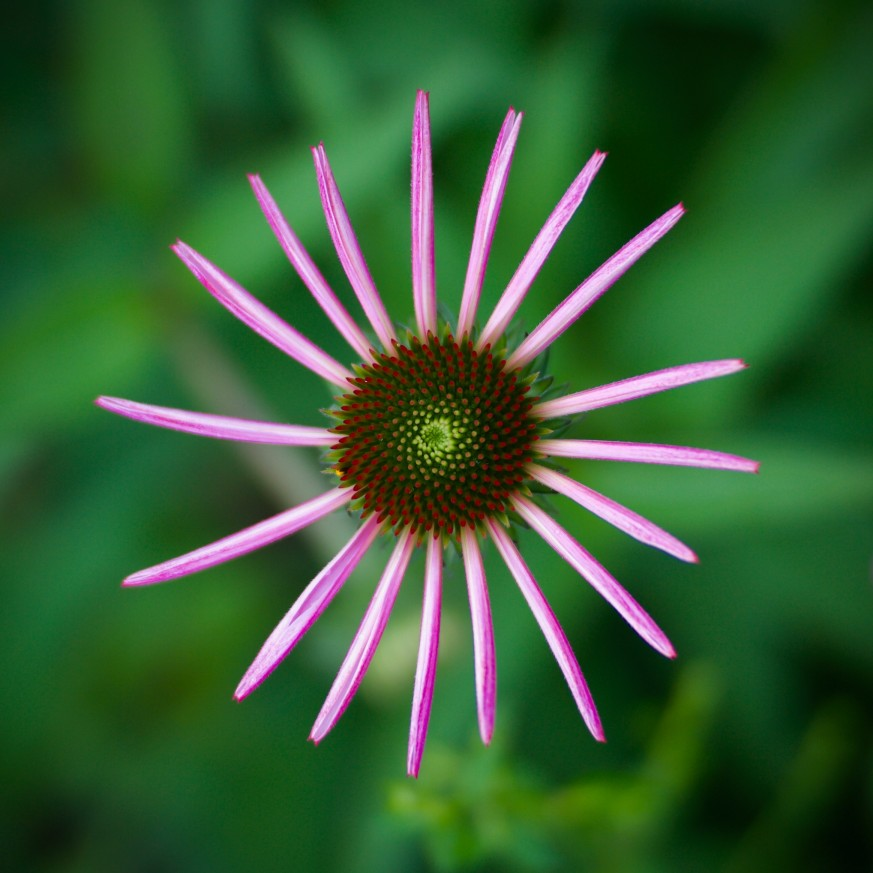
#> input picture ProjectOne/assets/3-a.jpg, 873 x 873 px
$ python excThree-two.py   (older library calls are emulated)
#> lines starting #> are read from the running program, lines starting #| are printed output that depends on the picture; after the words box and inside, x2 and y2 are one past the last pixel; in counts of white or black regions, pixels touching at a corner belong together
import cv2
import numpy as np
from matplotlib import pyplot as plt

# https://medium.com/nerd-for-tech/cartoonize-images-with-python-10e2a466b5fb

img = cv2.imread('assets/3-a.jpg')
#> img is the input picture: shape (873, 873, 3); mean B, G, R 51.9, 93.4, 53.6
# Apply some Gaussian blur on the image
imgGaBl = cv2.GaussianBlur(img, (7, 7), 0)
# Apply some Median blur on the image
imgMb = cv2.medianBlur(imgGaBl, 5)
# Apply a bilateral filer on the image
img_bf = cv2.bilateralFilter(imgMb, 5, 80, 80)
# Use the laplace filter to detect edges
img_lp_im = cv2.Laplacian(img, cv2.CV_8U, ksize=5)
img_lp_gb = cv2.Laplacian(imgGaBl, cv2.CV_8U, ksize=5)
img_lp_mb = cv2.Laplacian(imgMb, cv2.CV_8U, ksize=5)
img_lp_al = cv2.Laplacian(img_bf, cv2.CV_8U, ksize=5)
# Convert the image to greyscale (1D)
img_lp_im_grey = cv2.cvtColor(img_lp_im, cv2.COLOR_BGR2GRAY)
img_lp_gb_grey = cv2.cvtColor(img_lp_gb, cv2.COLOR_BGR2GRAY)
img_lp_mb_grey = cv2.cvtColor(img_lp_mb, cv2.COLOR_BGR2GRAY)
img_lp_al_grey = cv2.cvtColor(img_lp_al, cv2.COLOR_BGR2GRAY)

# Manual image thresholding
_, EdgeImage = cv2.threshold(img, 127, 255, cv2.THRESH_BINARY)
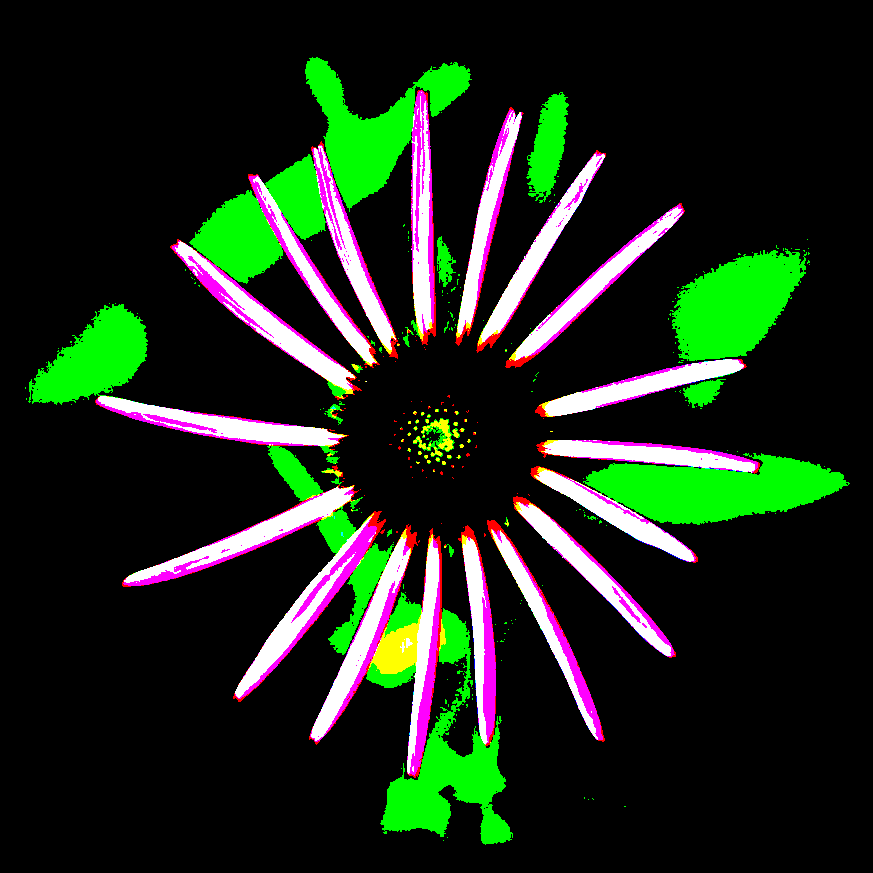
#> EdgeImage: shape (873, 873, 3); mean B, G, R 24.7, 41.1, 27.5
# Remove some additional noise
blur_im = cv2.GaussianBlur(img_lp_im_grey, (5, 5), 0)
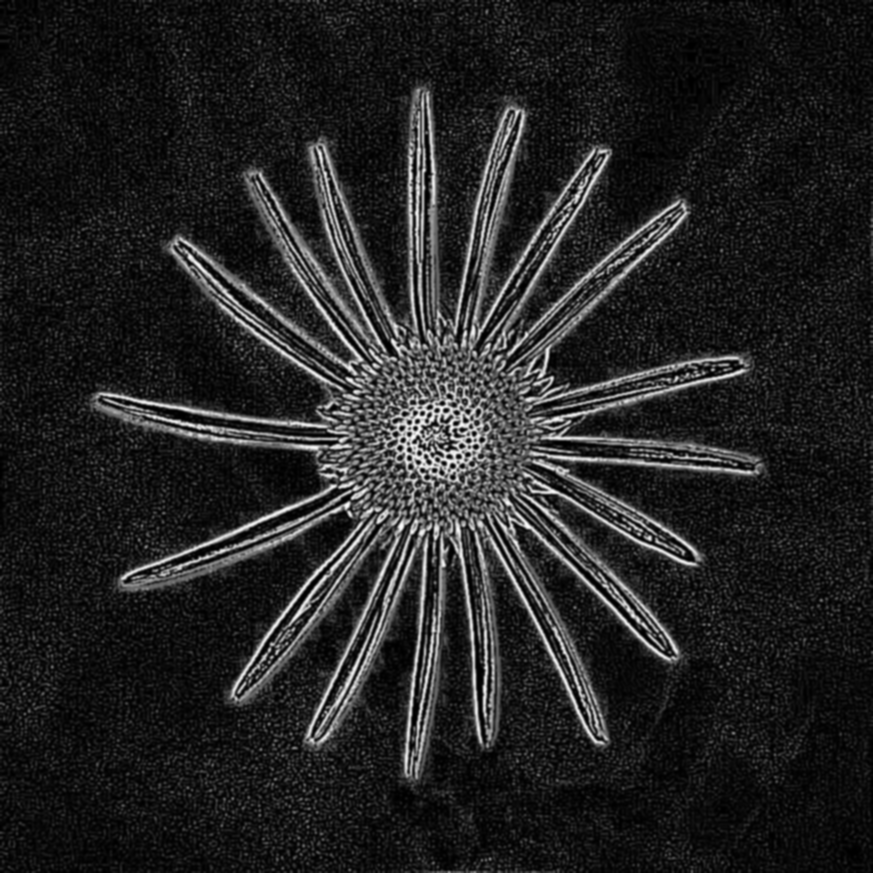
#> blur_im: shape (873, 873); min 0, max 252, mean 35.3
blur_gb = cv2.GaussianBlur(img_lp_gb_grey, (5, 5), 0)
blur_mb = cv2.GaussianBlur(img_lp_mb_grey, (5, 5), 0)
blur_al = cv2.GaussianBlur(img_lp_al_grey, (5, 5), 0)
# Apply a threshold (Otsu)
_, tresh_im = cv2.threshold(blur_im, 245, 255, cv2.THRESH_BINARY + cv2.THRESH_OTSU)
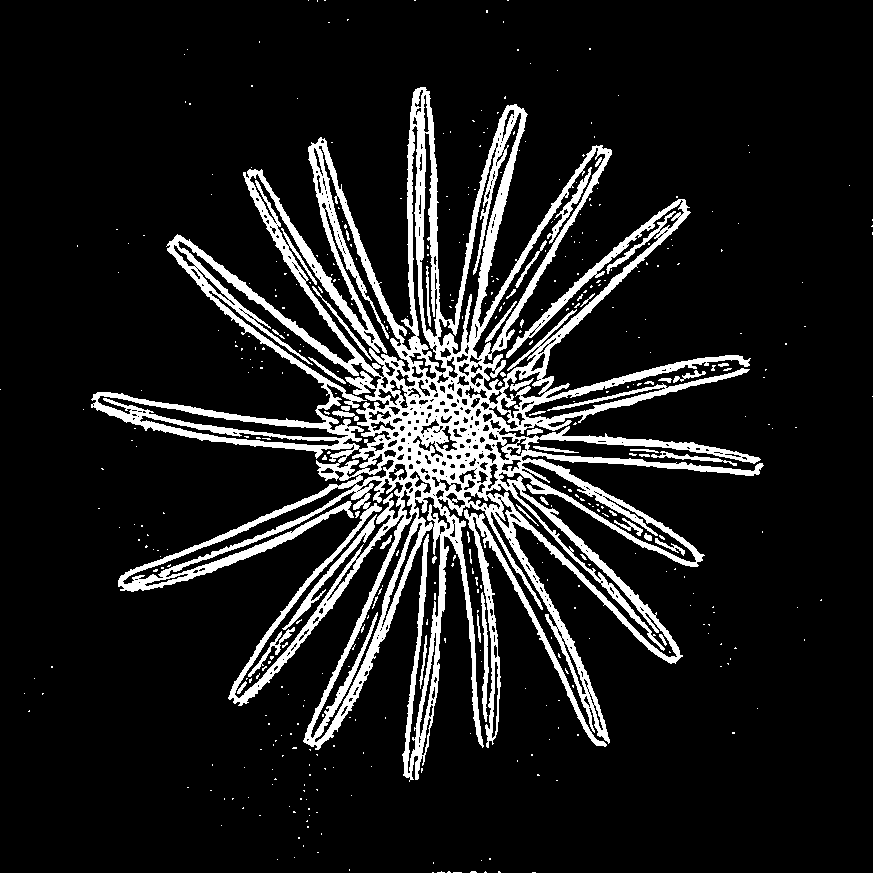
#> tresh_im: shape (873, 873); 12.2% white; 436 white regions (389 under 20 px), largest, box (x1, y1, x2, y2) and area: (91, 87, 764, 782) 83121, (464, 509, 607, 748) 2997, (282, 514, 377, 630) 865
_, tresh_gb = cv2.threshold(blur_gb, 245, 255, cv2.THRESH_BINARY + cv2.THRESH_OTSU)
#> tresh_gb: shape (873, 873); 10.8% white; 154 white regions (74 under 20 px), largest, box (x1, y1, x2, y2) and area: (118, 354, 763, 747) 29222, (417, 87, 596, 377) 7903, (248, 87, 439, 387) 7397
_, tresh_mb = cv2.threshold(blur_mb, 245, 255, cv2.THRESH_BINARY + cv2.THRESH_OTSU)
#> tresh_mb: shape (873, 873); 10.3% white; 198 white regions (96 under 20 px), largest, box (x1, y1, x2, y2) and area: (452, 104, 611, 362) 6682, (478, 489, 681, 740) 5737, (167, 177, 392, 411) 5646
_, tresh_al = cv2.threshold(blur_al, 245, 255, cv2.THRESH_BINARY + cv2.THRESH_OTSU)
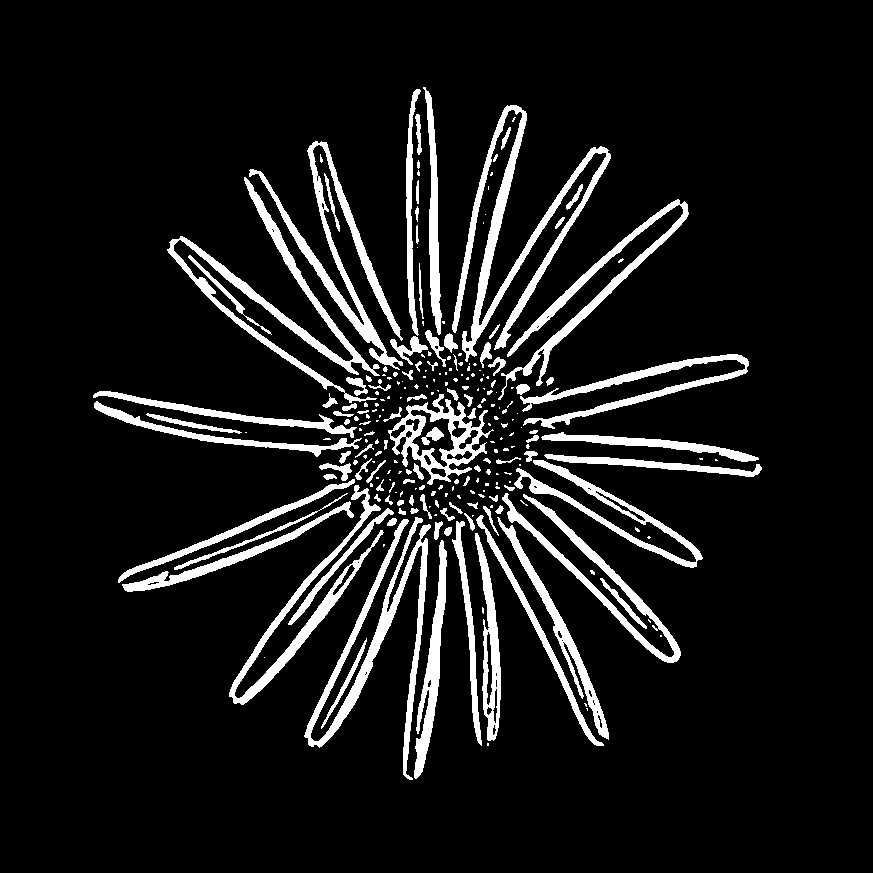
#> tresh_al: shape (873, 873); 9.7% white; 245 white regions (131 under 20 px), largest, box (x1, y1, x2, y2) and area: (452, 105, 611, 362) 6545, (304, 517, 431, 780) 5364, (167, 177, 380, 403) 5036
# Invert the black and the white
inverted_original = cv2.subtract(255, tresh_im)
inverted_GaussianBlur = cv2.subtract(255, tresh_gb)
inverted_MedianBlur = cv2.subtract(255, tresh_mb)
inverted_Bilateral = cv2.subtract(255, tresh_al)
# Reshape the image
img_reshaped = img.reshape((-1, 3))
# convert to np.float32
img_reshaped = np.float32(img_reshaped)
# Set the Kmeans criteria
criteria = (cv2.TERM_CRITERIA_EPS + cv2.TERM_CRITERIA_MAX_ITER, 10, 1.0)
# Set the amount of K (colors)
K = 8
# Apply Kmeans
_, label, center = cv2.kmeans(img_reshaped, K, None, criteria, 10, cv2.KMEANS_RANDOM_CENTERS)
#> center = [[233.9, 185, 235.5], [29.37, 82.08, 26.34], [191.8, 118.2, 208.3], [46.18, 112.2, 43.88], [72.79, 132.8, 75.97], [11.6, 41.19, 80.42], [121.1, 107.3, 146.4], [9.45, 45.33, 10.96]]
# Covert it back to np.int8
center = np.uint8(center)
#> center = [[233, 184, 235], [29, 82, 26], [191, 118, 208], [46, 112, 43], [72, 132, 75], [11, 41, 80], [121, 107, 146], [9, 45, 10]]
res = center[label.flatten()]
# Reshape it back to an image
img_Kmeans = res.reshape((img.shape))
# Reduce the colors of the original image
div = 64
img_bins = img // div * div + div // 2
# Convert the mask image back to color
inverted_Bilateral = cv2.cvtColor(inverted_Bilateral, cv2.COLOR_GRAY2RGB)
# Combine the edge image and the binned image
cartoon_Bilateral = cv2.bitwise_and(inverted_Bilateral, img_bins)
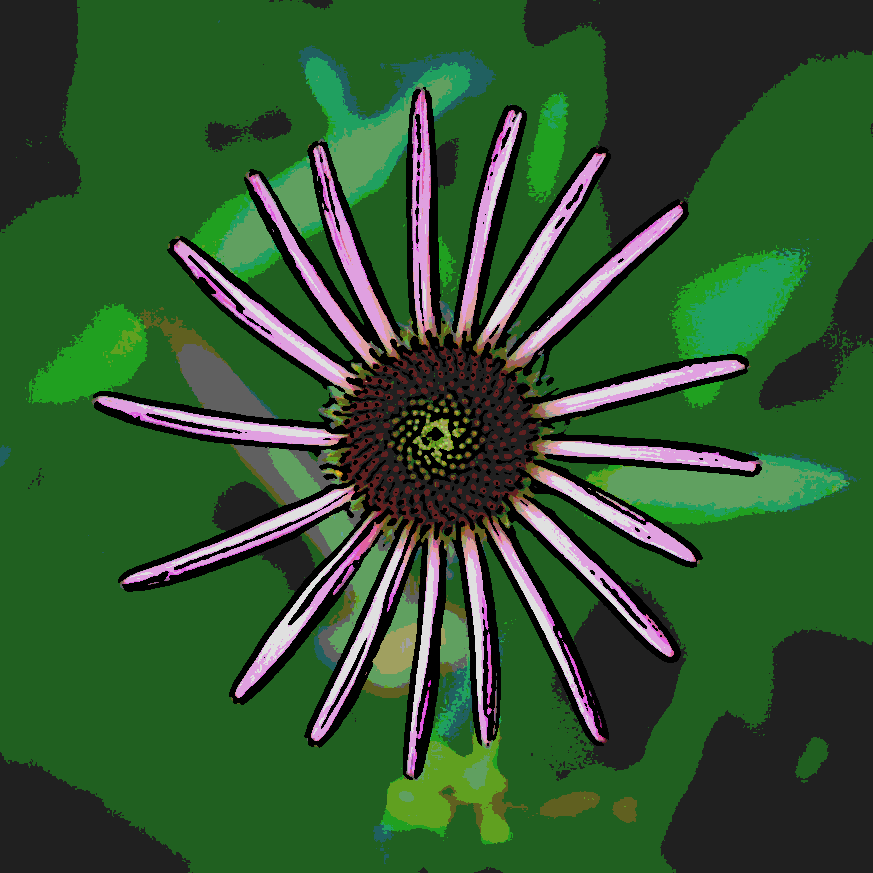
#> cartoon_Bilateral: shape (873, 873, 3); mean B, G, R 46.7, 85.4, 47.7

cv2.imwrite('result/2.png', cartoon_Bilateral)

$ run again, with ProjectOne/assets/1-1a.jpg copied over ProjectOne/assets/3-a.jpg
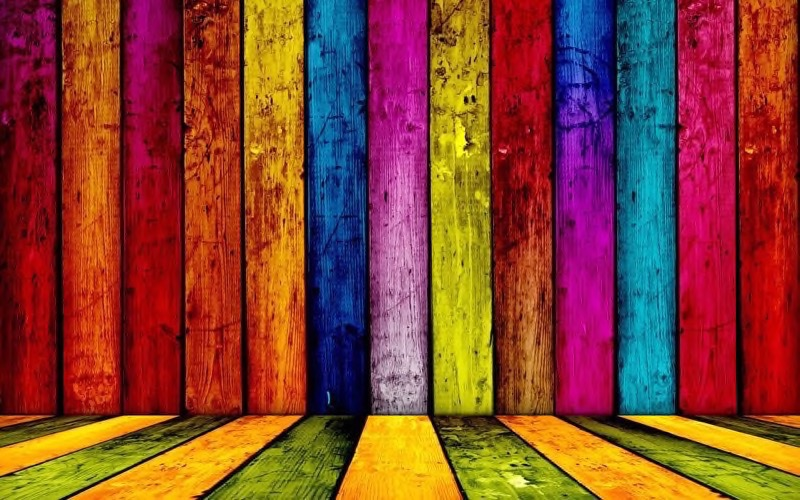
#> input picture ProjectOne/assets/1-1a.jpg, 800 x 500 px
#> img is the input picture: shape (500, 800, 3); mean B, G, R 48.4, 66.6, 135.3
#> `_, tresh_im = cv2.threshold(blur_im, 245, 255, cv2.THRESH_BINARY + cv2..`:
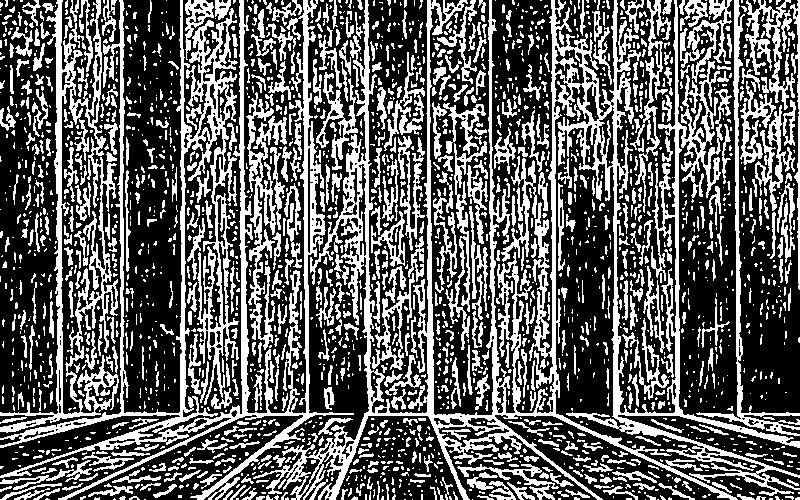
#> tresh_im: shape (500, 800); 37.3% white; 2277 white regions (1543 under 20 px), largest, box (x1, y1, x2, y2) and area: (253, 0, 800, 500) 35820, (0, 0, 354, 500) 21627, (0, 0, 119, 433) 8260
#> tresh_gb: shape (500, 800); 23.6% white; 1737 white regions (987 under 20 px), largest, box (x1, y1, x2, y2) and area: (310, 0, 738, 500) 13232, (569, 0, 800, 489) 7056, (58, 0, 303, 500) 3897
#> tresh_mb: shape (500, 800); 19.7% white; 1238 white regions (662 under 20 px), largest, box (x1, y1, x2, y2) and area: (329, 0, 738, 500) 12961, (59, 0, 301, 500) 4028, (569, 0, 800, 479) 3687
#> tresh_al: shape (500, 800); 17% white; 967 white regions (494 under 20 px), largest, box (x1, y1, x2, y2) and area: (329, 0, 737, 500) 12783, (59, 0, 300, 500) 3680, (571, 0, 800, 479) 3652
#> `_, label, center = cv2.kmeans(img_reshaped, K, None, criteria, 10, cv2..`: center = [[17.96, 17.96, 153.7], [110, 16.81, 170.6], [12.99, 13.88, 57.9], [104.1, 37.82, 17.82], [170, 121.9, 186.6], [160.8, 122.9, 19.03], [23.52, 177.7, 223.1], [27.59, 108, 168]]
#> `center = np.uint8(center)`: center = [[17, 17, 153], [109, 16, 170], [12, 13, 57], [104, 37, 17], [170, 121, 186], [160, 122, 19], [23, 177, 223], [27, 108, 168]]
#> `cartoon_Bilateral = cv2.bitwise_and(inverted_Bilateral, img_bins)`:
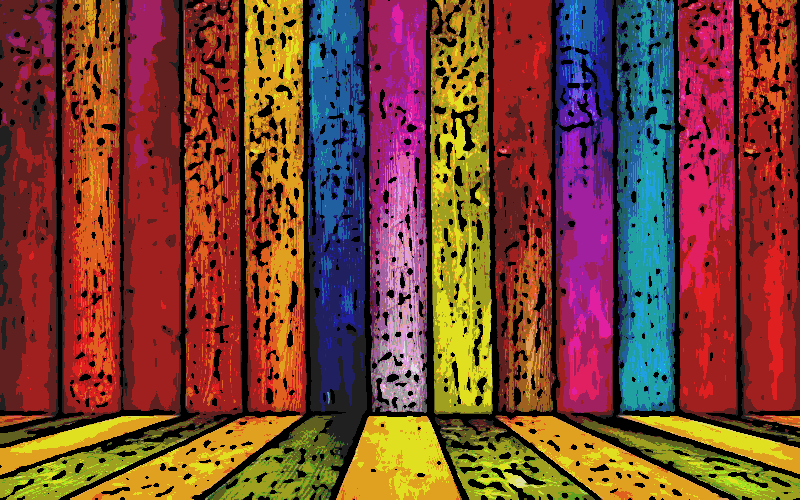
#> cartoon_Bilateral: shape (500, 800, 3); mean B, G, R 51.3, 67.3, 121.8
